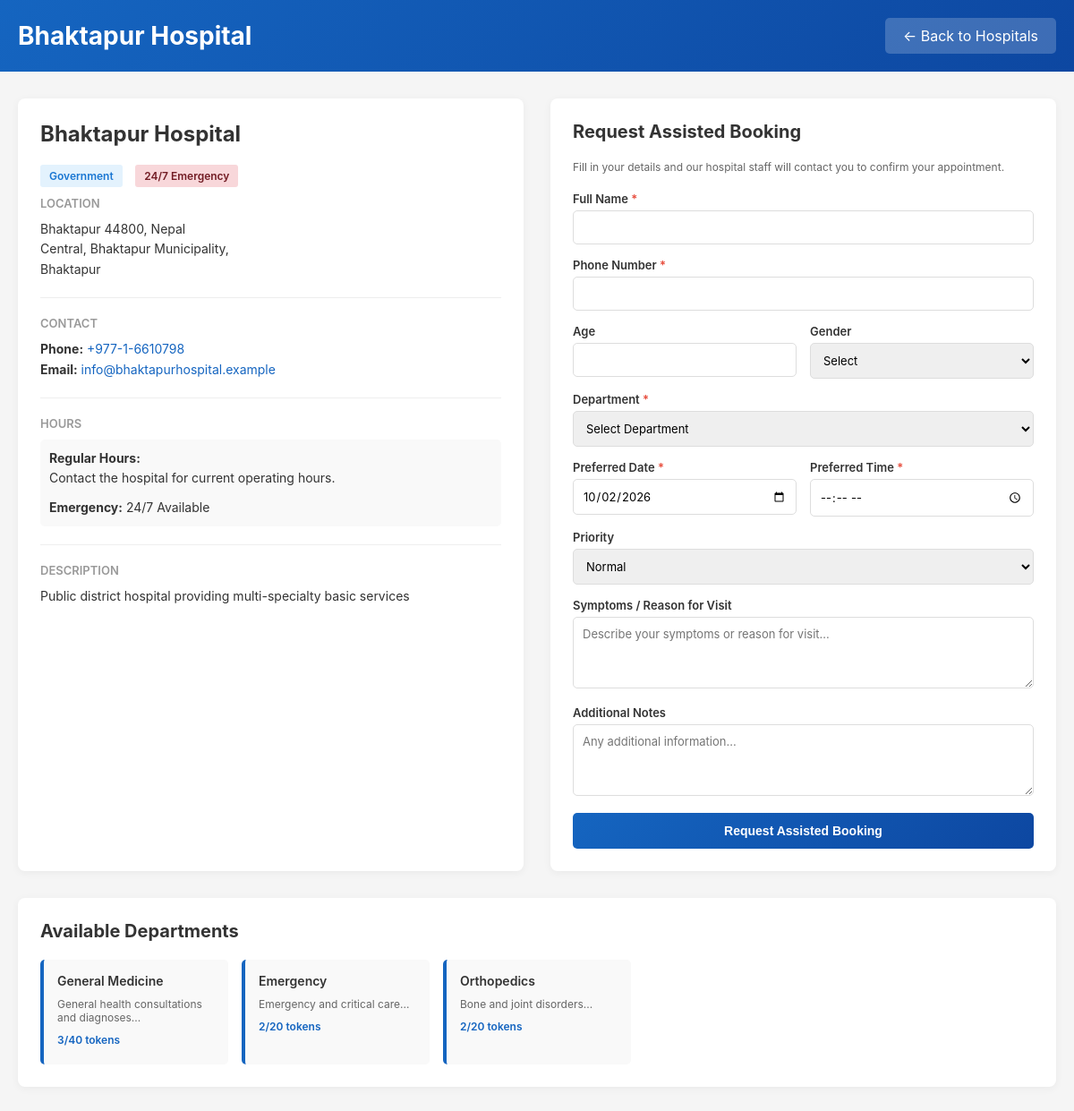
Screenshot of /public/hospital-detail.php?id=1 with the database file from the repository.
### tables this page shows
CREATE TABLE `hospital_locations` (
  `id` int(11) NOT NULL AUTO_INCREMENT,
  PRIMARY KEY (`id`),
  `hospital_name` varchar(150) NOT NULL,
  `district` varchar(100) NOT NULL,
  `municipality` varchar(100) NOT NULL,
  `ward` varchar(50) DEFAULT NULL,
  `latitude` decimal(10,8) NOT NULL DEFAULT 0,
  `longitude` decimal(11,8) NOT NULL DEFAULT 0,
  `address` text DEFAULT NULL,
  `specialities` longtext DEFAULT NULL,
  `phone` varchar(20) DEFAULT NULL,
  `type` enum('Government','Private','Specialized','Non-Profit') DEFAULT 'Private',
  `description` text DEFAULT NULL,
  `emergency_24_7` tinyint(1) DEFAULT 0,
  `contact_email` varchar(100) DEFAULT NULL,
  `is_active` tinyint(1) DEFAULT 1,
  `created_at` timestamp NOT NULL DEFAULT current_timestamp(),
  `updated_at` timestamp NOT NULL DEFAULT current_timestamp() ON UPDATE current_timestamp()
);

CREATE TABLE `hospital_departments` (
  `id` int(11) NOT NULL AUTO_INCREMENT,
  PRIMARY KEY (`id`),
  `hospital_id` int(11) NOT NULL,
  `department_id` int(11) NOT NULL,
  `max_tokens_per_day` int(11) DEFAULT 50,
  `current_daily_tokens` int(11) DEFAULT 0,
  `available` tinyint(1) DEFAULT 1,
  `is_active` tinyint(1) DEFAULT 1,
  `created_at` timestamp NOT NULL DEFAULT current_timestamp(),
  `updated_at` timestamp NOT NULL DEFAULT current_timestamp() ON UPDATE current_timestamp()
);

CREATE TABLE `departments` (
  `id` int(11) NOT NULL AUTO_INCREMENT,
  PRIMARY KEY (`id`),
  `name_en` varchar(100) DEFAULT NULL,
  `name_ne` varchar(100) DEFAULT NULL,
  `description_en` text DEFAULT NULL,
  `description_ne` text DEFAULT NULL,
  `max_capacity` int(11) DEFAULT 50,
  `avg_service_time` int(11) DEFAULT 30,
  `current_load` int(11) DEFAULT 0,
  `is_active` tinyint(1) DEFAULT 1,
   
  `hospital_id` int(11) DEFAULT NULL,
  `dept_name` varchar(100) DEFAULT NULL,
  `capacity` int(11) DEFAULT NULL,
  `created_at` timestamp NOT NULL DEFAULT current_timestamp()
);

### public/hospital-detail.php (the view, shortened to what this page needs)
<?php
$hospital = [];
$departments = [];
$hospital_id = $_GET['id'] ?? null;
try {
    $db = new \PDO("mysql:host=" . DB_HOST . ";dbname=" . DB_NAME . ";port=" . DB_PORT,
                  DB_USER,
                  DB_PASSWORD);
    $db->setAttribute(\PDO::ATTR_ERRMODE, \PDO::ERRMODE_EXCEPTION);
    if ($hospital_id) {
        $query = "SELECT * FROM hospital_locations WHERE id = :id AND is_active = 1";
        $stmt = $db->prepare($query);
        $stmt->execute([':id' => $hospital_id]);
        $hospital = $stmt->fetch(\PDO::FETCH_ASSOC);
        if (empty($hospital)) {
            $error = 'Hospital not found';
        } else {
            $deptQuery = "SELECT d.id, d.name_en, d.name_ne, d.description_en, hd.max_tokens_per_day, hd.current_daily_tokens, hd.available
                         FROM hospital_departments hd
                         JOIN departments d ON hd.department_id = d.id
                         WHERE hd.hospital_id = :hospital_id AND hd.is_active = 1 AND hd.available = 1";
            $deptStmt = $db->prepare($deptQuery);
            $deptStmt->execute([':hospital_id' => $hospital_id]);
            $departments = $deptStmt->fetchAll(\PDO::FETCH_ASSOC);
        }
    } else {
        $error = 'No hospital selected';
    }
} catch (\Exception $e) {
    $error = 'Error: ' . $e->getMessage();
}
?>
<!DOCTYPE html>
<html lang="en">
<head>
</head>
<body>
    <header>
        <div class="header-top">
            <h1><?php echo !empty($hospital) ? htmlspecialchars($hospital['hospital_name']) : 'Hospital'; ?></h1>
            <a href="/smarthealth_nepal/public/hospitals.php" class="back-btn">← Back to Hospitals</a>
        </div>
    </header>
    <div class="container">
        <?php if (!empty($hospital)): ?>
            <div class="content-grid">
                <div class="hospital-info">
                    <h2><?php echo htmlspecialchars($hospital['hospital_name']); ?></h2>
                    <div class="badges">
                        <span class="badge"><?php echo htmlspecialchars($hospital['type']); ?></span>
                        <?php if ($hospital['emergency_24_7']): ?>
                            <span class="badge emergency">24/7 Emergency</span>
                        <?php endif; ?>
                    </div>
                    <div class="info-section">
                        <h3>Location</h3>
                        <p>
                            <?php echo htmlspecialchars($hospital['address']); ?><br>
                            <?php echo htmlspecialchars($hospital['ward']) ?? ''; ?>,
                            <?php echo htmlspecialchars($hospital['municipality']); ?>,<br>
                            <?php echo htmlspecialchars($hospital['district']); ?>
                        </p>
                    </div>
                    <div class="info-section">
                        <h3>Contact</h3>
                        <p>
                            <strong>Phone:</strong> <a href="tel:<?php echo htmlspecialchars($hospital['phone']); ?>"><?php echo htmlspecialchars($hospital['phone']); ?></a><br>
                            <?php if ($hospital['contact_email']): ?>
                                <strong>Email:</strong> <a href="mailto:<?php echo htmlspecialchars($hospital['contact_email']); ?>"><?php echo htmlspecialchars($hospital['contact_email']); ?></a>
                            <?php endif; ?>
                        </p>
                    </div>
                    <div class="info-section">
                        <h3>Hours</h3>
                        <div class="hours">
                            <?php if (!empty($hospital['opening_time']) && !empty($hospital['closing_time'])): ?>
                                <p><strong>Regular Hours:</strong><br><?php echo htmlspecialchars($hospital['opening_time']); ?> - <?php echo htmlspecialchars($hospital['closing_time']); ?></p>
                            <?php else: ?>
                                <p><strong>Regular Hours:</strong><br>Contact the hospital for current operating hours.</p>
                            <?php endif; ?>
                            <?php if ($hospital['emergency_24_7']): ?>
                                <p style="margin-top: 10px;"><strong>Emergency:</strong> 24/7 Available</p>
                            <?php endif; ?>
                        </div>
                    </div>
                    <div class="info-section">
                        <h3>Description</h3>
                        <p><?php echo htmlspecialchars($hospital['description']); ?></p>
                    </div>
                </div>
                <div class="booking-form">
                    <h2>Request Assisted Booking</h2>
                    <p style="font-size: 12px; color: #666; margin-bottom: 20px;">
                        Fill in your details and our hospital staff will contact you to confirm your appointment.
                    </p>
                    <form method="POST" action="">
                        <div class="form-group">
                            <label for="patient_name">Full Name <span class="required">*</span></label>
                            <input type="text" id="patient_name" name="patient_name" required>
                        </div>
                        <div class="form-group">
                            <label for="patient_phone">Phone Number <span class="required">*</span></label>
                            <input type="tel" id="patient_phone" name="patient_phone" required>
                        </div>
                        <div class="form-row">
                            <div class="form-group">
                                <label for="patient_age">Age</label>
                                <input type="number" id="patient_age" name="patient_age" min="0" max="150">
                            </div>
                            <div class="form-group">
                                <label for="patient_gender">Gender</label>
                                <select id="patient_gender" name="patient_gender">
                                    <option value="">Select</option>
                                </select>
                            </div>
                        </div>
                        <div class="form-group">
                            <label for="department_id">Department <span class="required">*</span></label>
                            <select id="department_id" name="department_id" required>
                                <option value="">Select Department</option>
                            </select>
                        </div>
                        <div class="form-row">
                            <div class="form-group">
                                <label for="booking_date">Preferred Date <span class="required">*</span></label>
                                <input type="date" id="booking_date" name="booking_date" value="<?php echo date('Y-m-d'); ?>" required>
                            </div>
                            <div class="form-group">
                                <label for="booking_time">Preferred Time <span class="required">*</span></label>
                                <input type="time" id="booking_time" name="booking_time" required>
                            </div>
                        </div>
                        <div class="form-group">
                            <label for="priority">Priority</label>
                            <select id="priority" name="priority">
                                <option value="Normal">Normal</option>
                            </select>
                        </div>
                        <div class="form-group">
                            <label for="symptoms">Symptoms / Reason for Visit</label>
                            <textarea id="symptoms" name="symptoms" placeholder="Describe your symptoms or reason for visit..."></textarea>
                        </div>
                        <div class="form-group">
                            <label for="notes">Additional Notes</label>
                            <textarea id="notes" name="notes" placeholder="Any additional information..."></textarea>
                        </div>
                        <button type="submit" class="submit-btn">Request Assisted Booking</button>
                    </form>
                </div>
            </div>
            <?php if (!empty($departments)): ?>
                <div class="departments-section">
                    <h2>Available Departments</h2>
                    <div class="departments-grid">
                        <?php foreach ($departments as $dept): ?>
                            <div class="department-card">
                                <h3><?php echo htmlspecialchars($dept['name_en']); ?></h3>
                                <p><?php echo htmlspecialchars(substr($dept['description_en'] ?? '', 0, 80)); ?>...</p>
                                <p style="margin-top: 10px; color: #1565c0; font-weight: 600;">
                                    <?php echo $dept['current_daily_tokens'] ?? 0; ?>/<?php echo $dept['max_tokens_per_day']; ?> tokens
                                </p>
                            </div>
                        <?php endforeach; ?>
                    </div>
                </div>
            <?php endif; ?>
        <?php endif; ?>
    </div>
</body>
</html>

### public/hospital-detail.php (style rules this page uses)
* { margin: 0; padding: 0; box-sizing: border-box; }
body { font-family: -apple-system, BlinkMacSystemFont, 'Segoe UI', Roboto, 'Helvetica Neue', Arial, sans-serif; background: #f5f5f5; color: #333; }
header { background: linear-gradient(135deg, #1565c0 0%, #0d47a1 100%); color: white; padding: 20px; }
.header-top { max-width: 1200px; margin: 0 auto; display: flex; justify-content: space-between; align-items: center; }
.header-top h1 { font-size: 28px; }
.back-btn { background: rgba(255,255,255,0.2); color: white; text-decoration: none; padding: 10px 20px; border-radius: 5px; transition: background 0.3s; }
.container { max-width: 1200px; margin: 0 auto; padding: 30px 20px; }
.content-grid { display: grid; grid-template-columns: 1fr 1fr; gap: 30px; margin-bottom: 30px; }
.hospital-info { background: white; padding: 25px; border-radius: 8px; box-shadow: 0 2px 10px rgba(0,0,0,0.05); }
.hospital-info h2 { font-size: 24px; margin-bottom: 20px; color: #333; }
.info-section { margin-bottom: 20px; padding-bottom: 20px; border-bottom: 1px solid #eee; }
.info-section:last-child { border-bottom: none; }
.info-section h3 { font-size: 13px; font-weight: 600; color: #999; text-transform: uppercase; margin-bottom: 10px; }
.info-section p { font-size: 14px; line-height: 1.6; }
.info-section a { color: #1565c0; text-decoration: none; }
.badge { display: inline-block; padding: 5px 10px; background: #e3f2fd; color: #1976d2; border-radius: 3px; font-size: 12px; font-weight: 600; margin-right: 10px; margin-bottom: 10px; }
.badge.emergency { background: #f8d7da; color: #721c24; }
.hours { background: #f9f9f9; padding: 10px; border-radius: 5px; font-size: 13px; }
.booking-form { background: white; padding: 25px; border-radius: 8px; box-shadow: 0 2px 10px rgba(0,0,0,0.05); }
.booking-form h2 { font-size: 20px; margin-bottom: 20px; color: #333; }
.form-group { margin-bottom: 15px; }
.form-group label { display: block; margin-bottom: 5px; font-size: 13px; font-weight: 600; color: #333; }
.form-group input, .form-group select, .form-group textarea { width: 100%; padding: 10px; border: 1px solid #ddd; border-radius: 5px; font-size: 13px; font-family: inherit; box-sizing: border-box; }
.form-group textarea { resize: vertical; min-height: 80px; }
.form-row { display: grid; grid-template-columns: 1fr 1fr; gap: 15px; }
.submit-btn { background: linear-gradient(135deg, #1565c0 0%, #0d47a1 100%); color: white; padding: 12px 30px; border: none; border-radius: 5px; cursor: pointer; font-size: 14px; font-weight: 600; width: 100%; transition: all 0.3s; }
.departments-section { background: white; padding: 25px; border-radius: 8px; box-shadow: 0 2px 10px rgba(0,0,0,0.05); }
.departments-section h2 { font-size: 20px; margin-bottom: 20px; color: #333; }
.departments-grid { display: grid; grid-template-columns: repeat(auto-fill, minmax(200px, 1fr)); gap: 15px; }
.department-card { background: #f9f9f9; padding: 15px; border-radius: 5px; border-left: 4px solid #1565c0; }
.department-card h3 { font-size: 14px; font-weight: 600; margin-bottom: 10px; }
.department-card p { font-size: 12px; color: #666; margin: 5px 0; }
.required { color: #e74c3c; }

### rows the page displays
hospital_locations: hospital_name "Bhaktapur Hospital", type "Government", address "Bhaktapur 44800, Nepal", ward "Central", municipality "Bhaktapur Municipality", district "Bhaktapur", phone "+977-1-6610798", contact_email "info@bhaktapurhospital.example", description "Public district hospital providing multi-specialty basic services"
hospital_departments: department.name_en "General Medicine", department.description_en "General health consultations and diagnoses", current_daily_tokens "3", max_tokens_per_day "40"
hospital_departments: department.name_en "Emergency", department.description_en "Emergency and critical care", current_daily_tokens "2", max_tokens_per_day "20"
hospital_departments: department.name_en "Orthopedics", department.description_en "Bone and joint disorders", current_daily_tokens "2", max_tokens_per_day "20"
